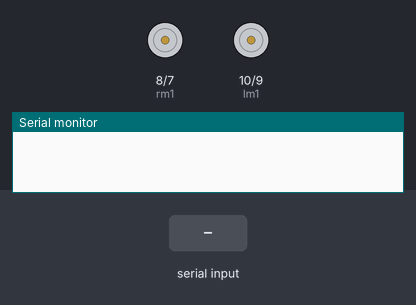
Bench run of a sketch on a simulated Arduino Uno, built with avr-gcc and run on an emulated ATmega328P. On the bench: motor-driver pin pairs drawn as motors (green arrow = first pin HIGH = forward, orange = second pin HIGH = backward, longer = more drive), the last lines printed to the serial monitor. Inputs (shaded band) come from the test bench.

Above: at 1.2 s.
1.3 s: "F" received over Serial
At 2.2 s:
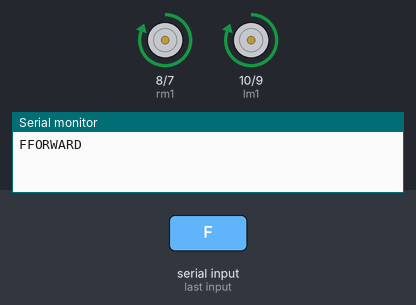
2.8 s: "B" received over Serial
At 3.4 s:
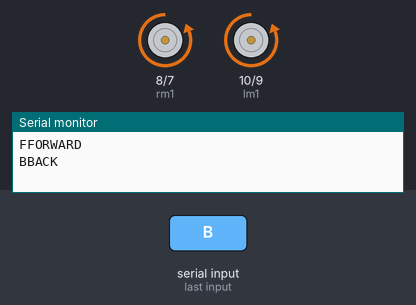
4.3 s: "R" received over Serial
At 5.5 s:
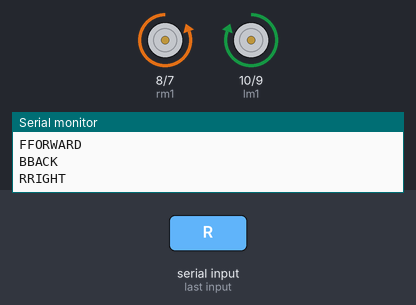
5.8 s: "L" received over Serial
At 6.9 s:
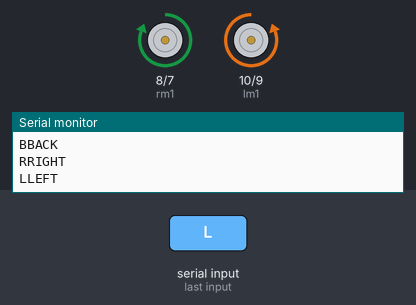
Timing chart, 0 to 8.3 s (numbered marks = the images above; inputs shaded):
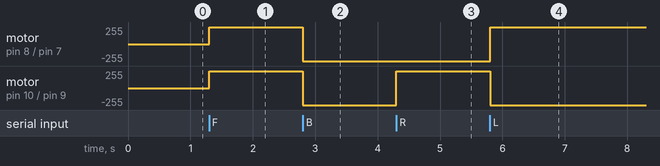

Measured:
- after the input at 1.3 s, motor on pin 8 (rm1) / pin 7 (rm2), motor on pin 10 (lm1) / pin 9 (lm2): stopped → forward 255/255 at once
- after the input at 2.8 s, motor on pin 8 (rm1) / pin 7 (rm2), motor on pin 10 (lm1) / pin 9 (lm2): forward 255/255 → backward 255/255 at once
- after the input at 4.3 s, motor on pin 10 (lm1) / pin 9 (lm2): backward 255/255 → forward 255/255 at once
- after the input at 5.8 s, motor on pin 8 (rm1) / pin 7 (rm2): backward 255/255 → forward 255/255 at once; motor on pin 10 (lm1) / pin 9 (lm2): forward 255/255 → backward 255/255 at once

The sketch:

LulaBot.ino
```cpp
/****LulaBot***/

/* Arduino Rolling robot
 *  by Ashraf Minhaj
 *  mail me at ashraf_minhaj@yahoo.com
 *  tutorial- ashrafminhajfb.blogspot.com
 */

//Declare the arduino pins

int lm1 = 10; //declare 1st motor pins
int lm2 = 9;

int rm1 = 8;   //right motor pins
int rm2 = 7;


void setup()
{
  //initlize the mode of the pins
   pinMode(lm1,OUTPUT);
   pinMode(lm2,OUTPUT);
   pinMode(rm1,OUTPUT);
   pinMode(rm2,OUTPUT);

   //set the serial communication rate
  Serial.begin(9600);
}

void loop()
{
  //check whether arduino is reciving signal or not
  while(Serial.available() == 0);
  char val = Serial.read() ;//reads the signal
  Serial.print(val);

  /*********For Forward motion*********/

  if (val == 'F')
  {
    Serial.println("FORWARD");
    digitalWrite(lm1,HIGH);
    digitalWrite(rm1,HIGH);
    digitalWrite(lm2,LOW);
    digitalWrite(rm2,LOW);

  }


    /*********For Backward Motion*********/
  else if(val == 'B')
  {
    Serial.println("BACK");
    digitalWrite(lm2,HIGH);
    digitalWrite(rm2,HIGH);
    digitalWrite(lm1,LOW);
    digitalWrite(rm1,LOW);

  }
   /*********Right*********/
  else if(val == 'R')
  {
    Serial.println("RIGHT");
    digitalWrite(lm1,HIGH);
    digitalWrite(rm2,HIGH);
    digitalWrite(lm2,LOW);
    digitalWrite(rm1,LOW);
  }
   /*********Left*********/
  else if(val == 'L')
  {
    Serial.println("LEFT");
    digitalWrite(lm2,HIGH);
    digitalWrite(rm1,HIGH);
    digitalWrite(lm1,LOW);
    digitalWrite(rm2,LOW);

  }


  /*********STOP*********/
  else
  {
    Serial.println("No data or Invalid!!!");
    digitalWrite(lm1,LOW);
    digitalWrite(rm1,LOW);
    digitalWrite(lm2,LOW);
    digitalWrite(rm2,LOW);

  }

}
```
